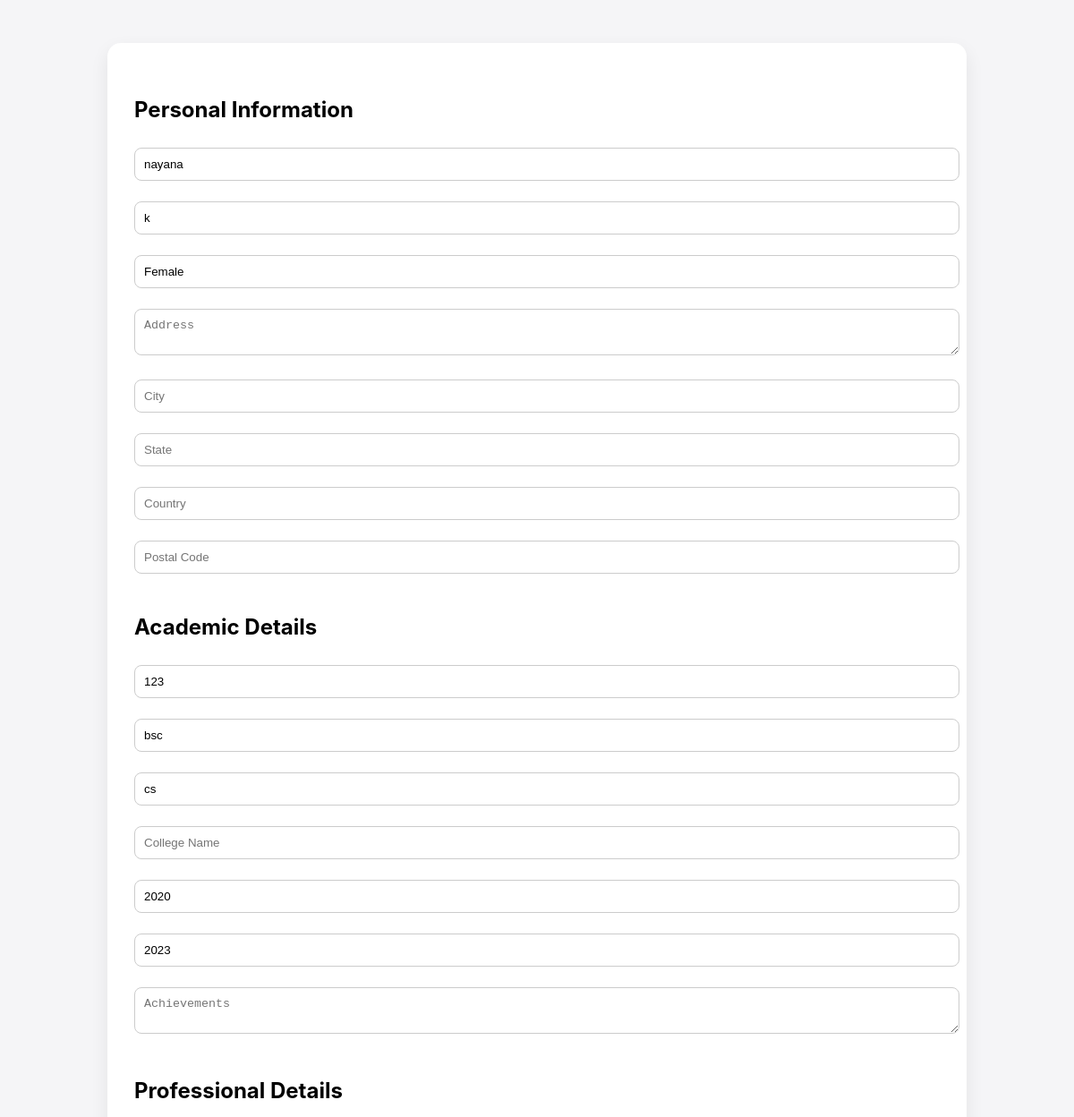
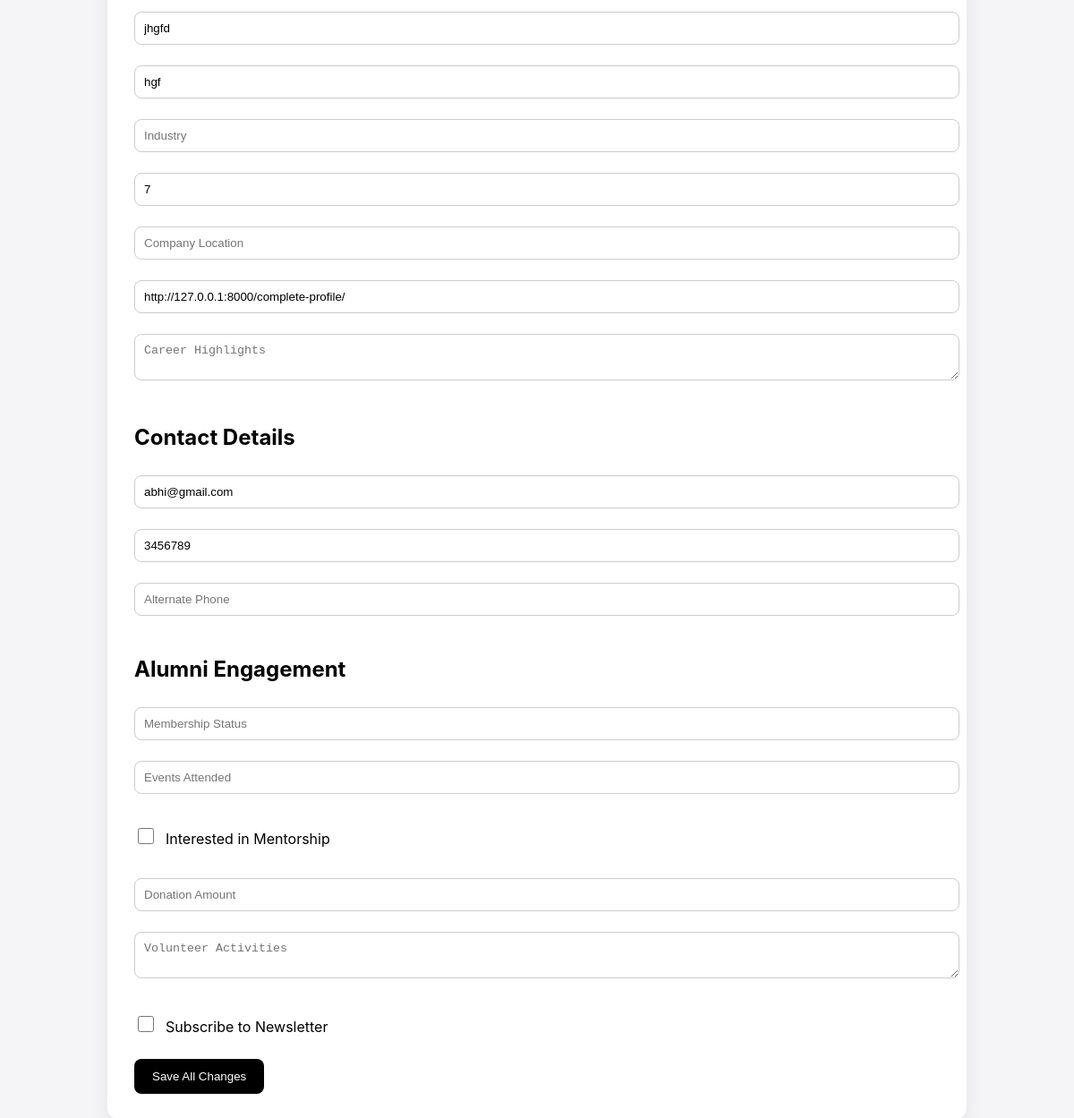
The page /edit-profile/ (signed in) on the database its author committed (2 pictures, top to bottom).
### alumni_module/models.py (models this page shows, shortened)
class AlumniProfile(models.Model):
    user = models.OneToOneField(User, on_delete=models.CASCADE)
    first_name = models.CharField(max_length=100, blank=True)
    last_name = models.CharField(max_length=100, blank=True)
    gender = models.CharField(max_length=20, blank=True)
    date_of_birth = models.DateField(null=True, blank=True)
    photo = models.ImageField(upload_to='photos/', null=True, blank=True)
    address = models.TextField(blank=True)
    city = models.CharField(max_length=100, blank=True)
    state = models.CharField(max_length=100, blank=True)
    country = models.CharField(max_length=100, blank=True)
    postal_code = models.CharField(max_length=20, blank=True)

class AcademicDetails(models.Model):
    user = models.OneToOneField(User, on_delete=models.CASCADE)
    student_id = models.CharField(max_length=50, blank=True)
    degree = models.CharField(max_length=100, blank=True)
    department = models.CharField(max_length=100, blank=True)
    year_of_admission = models.IntegerField(null=True, blank=True)
    year_of_graduation = models.IntegerField(null=True, blank=True)
    achievements = models.TextField(blank=True)

class ProfessionalDetails(models.Model):
    user = models.OneToOneField(User, on_delete=models.CASCADE)
    current_designation = models.CharField(max_length=100, blank=True)
    current_company = models.CharField(max_length=100, blank=True)
    industry = models.CharField(max_length=100, blank=True)
    year_of_experience = models.IntegerField(null=True, blank=True)
    company_location = models.CharField(max_length=200, blank=True)
    linkedin_profile = models.URLField(blank=True)
    career_highlights = models.TextField(blank=True)

class ContactDetails(models.Model):
    user = models.OneToOneField(User, on_delete=models.CASCADE)
    email = models.EmailField(blank=True)
    phone_number = models.CharField(max_length=20, blank=True)
    alternate_phone = models.CharField(max_length=20, blank=True)

class AlumniEngagement(models.Model):
    user = models.OneToOneField(User, on_delete=models.CASCADE)
    membership_status = models.CharField(max_length=50, blank=True)
    events_attended = models.IntegerField(null=True, blank=True)
    mentorship_interest = models.BooleanField(default=False)
    donation_amount = models.DecimalField(max_digits=10, decimal_places=2, null=True, blank=True)
    volunteer_activities = models.TextField(blank=True)
    newsletter_subscription = models.BooleanField(default=False)

### alumni_module/views.py (the view, shortened to what this page needs)
# urls.py: path('edit-profile/', views.edit_profile, name='edit_profile'),
@login_required
def edit_profile(request):
    profile, _ = AlumniProfile.objects.get_or_create(user=request.user)
    academic, _ = AcademicDetails.objects.get_or_create(user=request.user)
    professional, _ = ProfessionalDetails.objects.get_or_create(user=request.user)
    contact, _ = ContactDetails.objects.get_or_create(user=request.user)
    engagement, _ = AlumniEngagement.objects.get_or_create(user=request.user)
    return render(request, 'alumni/edit_profile.html', {
        'profile': profile,
        'academic': academic,
        'professional': professional,
        'contact': contact,
        'engagement': engagement,
    })

### templates/alumni/edit_profile.html (shortened to what this page needs)
<!DOCTYPE html>
<html>
<head>
</head>
<body>
<div class="card">
<form method="POST">
<h2>Personal Information</h2>
<input type="text" name="first_name" placeholder="First Name" value="{{ profile.first_name }}">
<input type="text" name="last_name" placeholder="Last Name" value="{{ profile.last_name }}">
<input type="text" name="gender" placeholder="Gender" value="{{ profile.gender }}">
<textarea name="address" placeholder="Address">{{ profile.address }}</textarea>
<input type="text" name="city" placeholder="City" value="{{ profile.city }}">
<input type="text" name="state" placeholder="State" value="{{ profile.state }}">
<input type="text" name="country" placeholder="Country" value="{{ profile.country }}">
<input type="text" name="postal_code" placeholder="Postal Code" value="{{ profile.postal_code }}">
<h2>Academic Details</h2>
<input type="text" name="student_id" placeholder="Student ID" value="{{ academic.student_id }}">
<input type="text" name="degree" placeholder="Degree" value="{{ academic.degree }}">
<input type="text" name="department" placeholder="Department" value="{{ academic.department }}">
<input type="text" name="college_name" placeholder="College Name" value="{{ academic.college_name }}">
<input type="number" name="year_of_admission" placeholder="Year of Admission" value="{{ academic.year_of_admission }}">
<input type="number" name="year_of_graduation" placeholder="Year of Graduation" value="{{ academic.year_of_graduation }}">
<textarea name="achievements" placeholder="Achievements">{{ academic.achievements }}</textarea>
<h2>Professional Details</h2>
<input type="text" name="current_designation" placeholder="Current Designation" value="{{ professional.current_designation }}">
<input type="text" name="current_company" placeholder="Current Company" value="{{ professional.current_company }}">
<input type="text" name="industry" placeholder="Industry" value="{{ professional.industry }}">
<input type="number" name="year_of_experience" placeholder="Years of Experience" value="{{ professional.year_of_experience }}">
<input type="text" name="company_location" placeholder="Company Location" value="{{ professional.company_location }}">
<input type="text" name="linkedin_profile" placeholder="LinkedIn Profile" value="{{ professional.linkedin_profile }}">
<textarea name="career_highlights" placeholder="Career Highlights">{{ professional.career_highlights }}</textarea>
<h2>Contact Details</h2>
<input type="email" name="contact_email" placeholder="Contact Email" value="{{ contact.email }}">
<input type="text" name="phone_number" placeholder="Phone Number" value="{{ contact.phone_number }}">
<input type="text" name="alternate_phone" placeholder="Alternate Phone" value="{{ contact.alternate_phone }}">
<h2>Alumni Engagement</h2>
<input type="text" name="membership_status" placeholder="Membership Status" value="{{ engagement.membership_status }}">
<input type="number" name="events_attended" placeholder="Events Attended" value="{{ engagement.events_attended }}">
<div class="checkbox-row">
    <input type="checkbox"
           id="mentorship_interest"
           name="mentorship_interest"
           {% if engagement.mentorship_interest %}checked{% endif %}>
    <label for="mentorship_interest">Interested in Mentorship</label>
</div>
<input type="number" step="0.01" name="donation_amount" placeholder="Donation Amount" value="{{ engagement.donation_amount }}">
<textarea name="volunteer_activities" placeholder="Volunteer Activities">{{ engagement.volunteer_activities }}</textarea>
<div class="checkbox-row">
    <input type="checkbox"
           id="newsletter_subscription"
           name="newsletter_subscription"
           {% if engagement.newsletter_subscription %}checked{% endif %}>
    <label for="newsletter_subscription">Subscribe to Newsletter</label>
</div>
<button type="submit">Save All Changes</button>
</form>
</div>
</body>
</html>

### templates/alumni/edit_profile.html (style rules this page uses)
body { font-family: -apple-system, BlinkMacSystemFont, sans-serif; background: #f5f5f7; padding: 40px; }
.card { background: white; padding: 30px; border-radius: 15px; box-shadow: 0 8px 20px rgba(0,0,0,0.08); max-width: 900px; margin: auto; }
h2 { margin-top: 30px; }
input, textarea { width: 100%; padding: 10px; margin-top: 8px; margin-bottom: 15px; border-radius: 8px; border: 1px solid #ccc; }
button { padding: 12px 20px; background: black; color: white; border: none; border-radius: 8px; }
.checkbox-row { display: flex; align-items: center; gap: 10px; margin: 15px 0; }
.checkbox-row input[type="checkbox"] { width: 18px; height: 18px; }

### rows shown on the page
AlumniProfile: first_name "nayana", last_name "k", gender "Female"
AcademicDetails: student_id "123", degree "bsc", department "cs", year_of_admission "2020", year_of_graduation "2023"
ProfessionalDetails: current_designation "jhgfd", current_company "hgf", year_of_experience "7", linkedin_profile "http://127.0.0.1:8000/complete-profile/"
ContactDetails: contact_email "abhi@gmail.com", phone_number "3456789"
